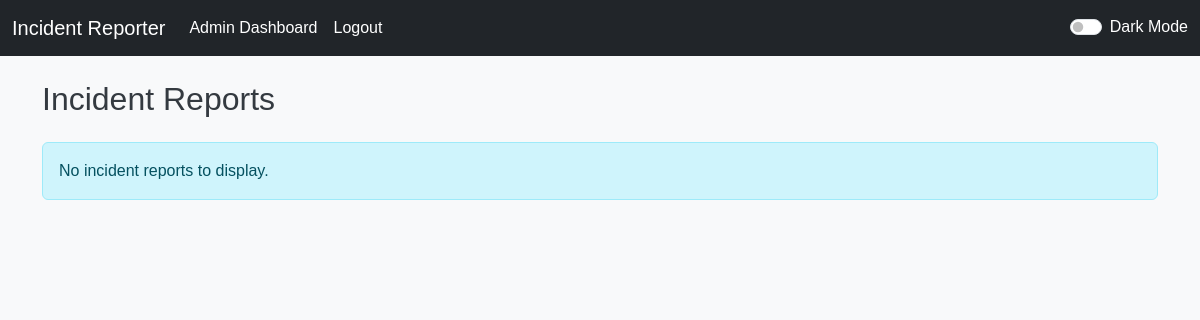
The app's page /admin/dashboard (signed in), older data.
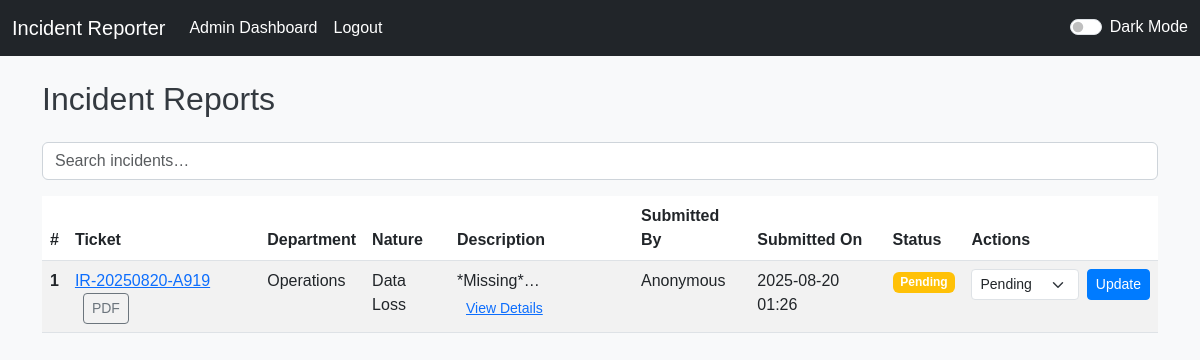
The same page, newer data.
### app.py (models this page shows)
class Incident(db.Model):
    __tablename__ = 'incidents'
    id = db.Column(db.Integer, primary_key=True)
    ticket_code = db.Column(db.String(32), nullable=True, index=True)
    department = db.Column(db.String(120), nullable=False)
    nature = db.Column(db.String(120), nullable=False)
    description = db.Column(db.Text, nullable=True)
    timestamp = db.Column(db.DateTime, default=datetime.utcnow, nullable=False)
    status = db.Column(db.String(32), default='Pending', nullable=False)
    user_id = db.Column(db.Integer, db.ForeignKey('users.id'), nullable=True)

### app.py (the view, shortened to what this page needs)
@app.route('/admin/dashboard', methods=['GET', 'POST'])
@admin_required
def admin_dashboard():
    incidents = Incident.query.order_by(Incident.timestamp.desc()).all()
    return render_template('admin_dashboard.html', incidents=incidents)

### app.py (called while the page is built)
def admin_required(view):
    @wraps(view)
    def wrapped(*args, **kwargs):
        if not session.get('is_admin'):
            flash('Administrator access required.', 'danger')
            return redirect(url_for('index'))
        return view(*args, **kwargs)
    return wrapped

@app.after_request
def set_headers(resp):
    resp.headers['Referrer-Policy'] = 'strict-origin-when-cross-origin'
    resp.headers['X-Content-Type-Options'] = 'nosniff'
    resp.headers['X-Frame-Options'] = 'DENY'
    return resp

### templates/admin_dashboard.html (shortened to what this page needs)
{% extends "base.html" %}
{% block content %}
<h2 class="mb-4">Incident Reports</h2>
{% if incidents %}
<div class="table-responsive">
  <div class="mb-3">
    <input type="text" id="incident-search" class="form-control" placeholder="Search incidents…">
  </div>
  <table id="incidents-table" class="table table-striped table-hover">
    <thead>
      <tr>
        <th scope="col">#</th>
        <th scope="col">Ticket</th>
        <th scope="col">Department</th>
        <th scope="col">Nature</th>
        <th scope="col">Description</th>
        <th scope="col">Submitted By</th>
        <th scope="col">Submitted On</th>
        <th scope="col">Status</th>
        <th scope="col">Actions</th>
      </tr>
    </thead>
    <tbody>
      {% for incident in incidents %}
      <tr>
        <th scope="row">{{ incident.id }}</th>
        <td>
          {% if incident.ticket_code %}
            <a href="{{ url_for('ticket_status', ticket_code=incident.ticket_code) }}">{{ incident.ticket_code }}</a>
            <a class="ms-2 btn btn-sm btn-outline-secondary" href="{{ url_for('ticket_pdf', ticket_code=incident.ticket_code) }}">PDF</a>
          {% else %}
            <span class="text-muted">—</span>
          {% endif %}
        </td>
        <td>{{ incident.department }}</td>
        <td>{{ incident.nature }}</td>
        <td>
          <span title="{{ incident.description|e }}">
            {{ incident.description[:50] if incident.description else 'N/A' }}…
          </span>
          <button type="button" class="btn btn-link btn-sm view-details" data-description="{{ incident.description|e }}">
            View Details
          </button>
        </td>
        <td>{{ incident.user.username if incident.user else 'Anonymous' }}</td>
        <td>{{ incident.timestamp.strftime('%Y-%m-%d %H:%M') }}</td>
        <td>
          <span class="badge
            {% if incident.status == 'Pending' %}bg-warning
            {% elif incident.status == 'In Progress' %}bg-info
            {% elif incident.status == 'Resolved' %}bg-success
            {% else %}bg-secondary{% endif %}">
            {{ incident.status }}
          </span>
        </td>
        <td>
          <form action="{{ url_for('admin_dashboard') }}" method="POST" class="d-flex">
            <select class="form-select form-select-sm me-2" name="status" aria-label="Incident Status">
              <option value="Pending" {% if incident.status == 'Pending' %}selected{% endif %}>Pending</option>
            </select>
            <button type="submit" class="btn btn-sm btn-primary">Update</button>
          </form>
        </td>
      </tr>
      {% endfor %}
    </tbody>
  </table>
</div>
{% else %}
<div class="alert alert-info" role="alert">No incident reports to display.</div>
{% endif %}
{% endblock %}

### templates/base.html (shortened to what this page needs)
<!DOCTYPE html>
<html lang="en">
<head>
    <link href="https://cdn.jsdelivr.net/npm/bootstrap@5.3.0/dist/css/bootstrap.min.css" rel="stylesheet" />
    <link rel="stylesheet" href="https://cdn.jsdelivr.net/npm/bootstrap-icons@1.11.3/font/bootstrap-icons.css" />
    <link rel="stylesheet" href="{{ url_for('static', filename='css/style.css') }}" />
</head>
<body>
    <nav class="navbar navbar-expand-lg navbar-dark bg-dark">
        <div class="container-fluid">
            <a class="navbar-brand" href="{{ url_for('index') }}">Incident Reporter</a>
            <div class="collapse navbar-collapse" id="navbarNav">
                <ul class="navbar-nav me-auto mb-2 mb-lg-0">
                    {% if 'user_id' in session %}
                        {% if session['is_admin'] %}
                            <li class="nav-item">
                                <a class="nav-link" href="{{ url_for('admin_dashboard') }}">Admin Dashboard</a>
                            </li>
                        {% endif %}
                        <li class="nav-item">
                            <a class="nav-link" href="{{ url_for('logout') }}">Logout</a>
                        </li>
                    {% endif %}
                </ul>
                <div class="form-check form-switch ms-auto">
                    <input class="form-check-input" type="checkbox" id="darkModeToggle">
                    <label class="form-check-label text-white" for="darkModeToggle">Dark Mode</label>
                </div>
            </div>
        </div>
    </nav>
    <div class="container mt-4">
        {% block content %}{% endblock %}
    </div>
</body>
</html>

### static/css/style.css (style rules this page uses)
body { font-family: Arial, sans-serif; background-color: #f8f9fa; color: #343a40; transition: background-color .3s, color .3s; }
.navbar { background-color: #007bff; }
.navbar-brand, .nav-link { color: #fff !important; }
.btn-primary { background-color: #007bff; border-color: #007bff; }
.form-control { border-color: #ced4da; }
table { color: inherit; }
table thead th { color: #495057; border-bottom-color: #dee2e6; }
table tbody tr { background-color: #fff; }
table td { border-top-color: #dee2e6; }
a, .btn-link { color: #0d6efd; }

Row changes from the older to the newer data that the page shows:
added Incident: id "1", ticket_code "IR-20250820-A919", department "Operations", nature "Data Loss", description "*Missing*", user "Anonymous", timestamp "2025-08-20 01:26", status "Pending"
Text that changed along with them:
text no longer shown: "No incident reports to display."
text now shown: "# Ticket Department Nature Description Submitted By Submitted On Status Actions"
